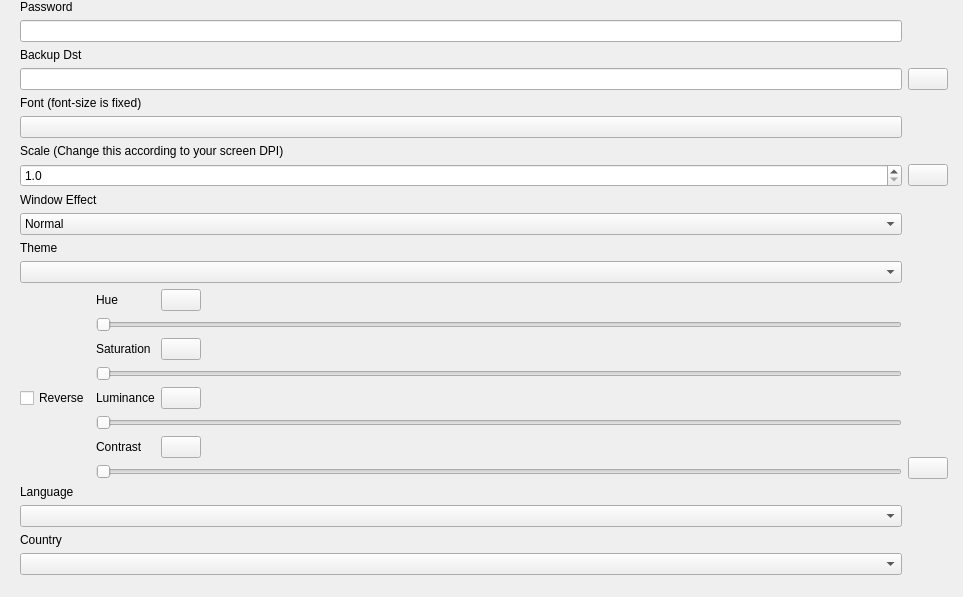
<?xml version="1.0" encoding="UTF-8"?>
<ui version="4.0">
 <class>DTSetting</class>
 <widget class="QWidget" name="DTSetting">
  <property name="geometry">
   <rect>
    <x>0</x>
    <y>0</y>
    <width>963</width>
    <height>597</height>
   </rect>
  </property>
  <property name="windowTitle">
   <string>DTSetting</string>
  </property>
  <layout class="QHBoxLayout" name="horizontalLayout">
   <property name="leftMargin">
    <number>0</number>
   </property>
   <property name="topMargin">
    <number>0</number>
   </property>
   <property name="rightMargin">
    <number>0</number>
   </property>
   <property name="bottomMargin">
    <number>0</number>
   </property>
   <item>
    <layout class="QVBoxLayout" name="verticalLayout_buttons">
     <item>
      <spacer name="verticalSpacer_buttons">
       <property name="orientation">
        <enum>Qt::Vertical</enum>
       </property>
       <property name="sizeHint" stdset="0">
        <size>
         <width>20</width>
         <height>40</height>
        </size>
       </property>
      </spacer>
     </item>
    </layout>
   </item>
   <item>
    <widget class="QStackedWidget" name="stackedWidget">
     <property name="currentIndex">
      <number>0</number>
     </property>
     <widget class="QWidget" name="page_basicinfo">
      <layout class="QHBoxLayout" name="horizontalLayout_2">
       <property name="spacing">
        <number>0</number>
       </property>
       <property name="leftMargin">
        <number>0</number>
       </property>
       <property name="topMargin">
        <number>0</number>
       </property>
       <property name="rightMargin">
        <number>0</number>
       </property>
       <property name="bottomMargin">
        <number>0</number>
       </property>
       <item>
        <widget class="QScrollArea" name="scrollAreaBasicInfo">
         <property name="frameShape">
          <enum>QFrame::NoFrame</enum>
         </property>
         <property name="widgetResizable">
          <bool>true</bool>
         </property>
         <widget class="QWidget" name="scrollAreaWidgetContentsBasicInfo">
          <property name="geometry">
           <rect>
            <x>0</x>
            <y>0</y>
            <width>935</width>
            <height>597</height>
           </rect>
          </property>
          <layout class="QGridLayout" name="gridLayout">
           <property name="leftMargin">
            <number>0</number>
           </property>
           <property name="topMargin">
            <number>0</number>
           </property>
           <property name="rightMargin">
            <number>15</number>
           </property>
           <property name="bottomMargin">
            <number>0</number>
           </property>
           <item row="1" column="0">
            <widget class="QLineEdit" name="lineEdit_password"/>
           </item>
           <item row="0" column="0">
            <widget class="QLabel" name="label_password">
             <property name="text">
              <string>Password</string>
             </property>
            </widget>
           </item>
           <item row="6" column="0">
            <widget class="QLabel" name="label_scale">
             <property name="text">
              <string>Scale (Change this according to your screen DPI)</string>
             </property>
            </widget>
           </item>
           <item row="9" column="0">
            <widget class="LazyCombobox" name="comboBox_window_effect">
             <property name="sizePolicy">
              <sizepolicy hsizetype="Preferred" vsizetype="Preferred">
               <horstretch>0</horstretch>
               <verstretch>0</verstretch>
              </sizepolicy>
             </property>
             <item>
              <property name="text">
               <string>Normal</string>
              </property>
             </item>
             <item>
              <property name="text">
               <string>Aero</string>
              </property>
             </item>
             <item>
              <property name="text">
               <string>Acrylic</string>
              </property>
             </item>
            </widget>
           </item>
           <item row="14" column="0">
            <widget class="LazyCombobox" name="comboBox_language">
             <property name="sizePolicy">
              <sizepolicy hsizetype="Preferred" vsizetype="Preferred">
               <horstretch>0</horstretch>
               <verstretch>0</verstretch>
              </sizepolicy>
             </property>
            </widget>
           </item>
           <item row="10" column="0">
            <widget class="QLabel" name="label_theme">
             <property name="text">
              <string>Theme</string>
             </property>
            </widget>
           </item>
           <item row="8" column="0">
            <widget class="QLabel" name="label_window_effect">
             <property name="text">
              <string>Window Effect</string>
             </property>
            </widget>
           </item>
           <item row="11" column="0">
            <widget class="LazyCombobox" name="comboBox_theme">
             <property name="sizePolicy">
              <sizepolicy hsizetype="Preferred" vsizetype="Preferred">
               <horstretch>0</horstretch>
               <verstretch>0</verstretch>
              </sizepolicy>
             </property>
            </widget>
           </item>
           <item row="3" column="1">
            <widget class="DTApplyButton" name="pushButton_backup">
             <property name="sizePolicy">
              <sizepolicy hsizetype="Fixed" vsizetype="Fixed">
               <horstretch>0</horstretch>
               <verstretch>0</verstretch>
              </sizepolicy>
             </property>
            </widget>
           </item>
           <item row="7" column="1">
            <widget class="DTApplyButton" name="pushButton_scale">
             <property name="sizePolicy">
              <sizepolicy hsizetype="Fixed" vsizetype="Fixed">
               <horstretch>0</horstretch>
               <verstretch>0</verstretch>
              </sizepolicy>
             </property>
            </widget>
           </item>
           <item row="13" column="0">
            <widget class="QLabel" name="label_language">
             <property name="text">
              <string>Language</string>
             </property>
            </widget>
           </item>
           <item row="17" column="1">
            <spacer name="verticalSpacer">
             <property name="orientation">
              <enum>Qt::Vertical</enum>
             </property>
             <property name="sizeHint" stdset="0">
              <size>
               <width>20</width>
               <height>258</height>
              </size>
             </property>
            </spacer>
           </item>
           <item row="5" column="0">
            <widget class="QPushButton" name="pushButton_font">
             <property name="sizePolicy">
              <sizepolicy hsizetype="Minimum" vsizetype="Fixed">
               <horstretch>0</horstretch>
               <verstretch>0</verstretch>
              </sizepolicy>
             </property>
            </widget>
           </item>
           <item row="16" column="0">
            <widget class="LazyCombobox" name="comboBox_country">
             <property name="sizePolicy">
              <sizepolicy hsizetype="Preferred" vsizetype="Preferred">
               <horstretch>0</horstretch>
               <verstretch>0</verstretch>
              </sizepolicy>
             </property>
            </widget>
           </item>
           <item row="7" column="0">
            <widget class="QDoubleSpinBox" name="spinBox_scale">
             <property name="decimals">
              <number>1</number>
             </property>
             <property name="minimum">
              <double>1.000000000000000</double>
             </property>
             <property name="maximum">
              <double>10.000000000000000</double>
             </property>
             <property name="singleStep">
              <double>0.100000000000000</double>
             </property>
            </widget>
           </item>
           <item row="2" column="0">
            <widget class="QLabel" name="label_backup">
             <property name="text">
              <string>Backup Dst</string>
             </property>
            </widget>
           </item>
           <item row="12" column="1">
            <layout class="QVBoxLayout" name="verticalLayout_color">
             <property name="spacing">
              <number>6</number>
             </property>
             <item>
              <spacer name="verticalSpacer_2">
               <property name="orientation">
                <enum>Qt::Vertical</enum>
               </property>
               <property name="sizeHint" stdset="0">
                <size>
                 <width>20</width>
                 <height>40</height>
                </size>
               </property>
              </spacer>
             </item>
             <item>
              <widget class="QLabel" name="label_color_preview">
               <property name="sizePolicy">
                <sizepolicy hsizetype="Fixed" vsizetype="Fixed">
                 <horstretch>0</horstretch>
                 <verstretch>0</verstretch>
                </sizepolicy>
               </property>
               <property name="minimumSize">
                <size>
                 <width>36</width>
                 <height>36</height>
                </size>
               </property>
               <property name="maximumSize">
                <size>
                 <width>36</width>
                 <height>36</height>
                </size>
               </property>
               <property name="text">
                <string/>
               </property>
              </widget>
             </item>
             <item>
              <widget class="DTApplyButton" name="pushButton_color">
               <property name="sizePolicy">
                <sizepolicy hsizetype="Fixed" vsizetype="Fixed">
                 <horstretch>0</horstretch>
                 <verstretch>0</verstretch>
                </sizepolicy>
               </property>
              </widget>
             </item>
            </layout>
           </item>
           <item row="3" column="0">
            <widget class="QLineEdit" name="lineEdit_backup">
             <property name="readOnly">
              <bool>true</bool>
             </property>
            </widget>
           </item>
           <item row="15" column="0">
            <widget class="QLabel" name="label_country">
             <property name="text">
              <string>Country</string>
             </property>
            </widget>
           </item>
           <item row="4" column="0">
            <widget class="QLabel" name="label_font">
             <property name="text">
              <string>Font (font-size is fixed)</string>
             </property>
            </widget>
           </item>
           <item row="12" column="0">
            <layout class="QGridLayout" name="gridLayout_2">
             <item row="2" column="3">
              <spacer name="horizontalSpacer_2">
               <property name="orientation">
                <enum>Qt::Horizontal</enum>
               </property>
               <property name="sizeHint" stdset="0">
                <size>
                 <width>40</width>
                 <height>20</height>
                </size>
               </property>
              </spacer>
             </item>
             <item row="4" column="3">
              <spacer name="horizontalSpacer_3">
               <property name="orientation">
                <enum>Qt::Horizontal</enum>
               </property>
               <property name="sizeHint" stdset="0">
                <size>
                 <width>40</width>
                 <height>20</height>
                </size>
               </property>
              </spacer>
             </item>
             <item row="6" column="1">
              <widget class="QLabel" name="label_contrast">
               <property name="text">
                <string>Contrast</string>
               </property>
              </widget>
             </item>
             <item row="6" column="3">
              <spacer name="horizontalSpacer_4">
               <property name="orientation">
                <enum>Qt::Horizontal</enum>
               </property>
               <property name="sizeHint" stdset="0">
                <size>
                 <width>40</width>
                 <height>20</height>
                </size>
               </property>
              </spacer>
             </item>
             <item row="1" column="1" colspan="3">
              <widget class="QSlider" name="slider_Hue">
               <property name="maximum">
                <number>360</number>
               </property>
               <property name="orientation">
                <enum>Qt::Horizontal</enum>
               </property>
              </widget>
             </item>
             <item row="7" column="1" colspan="3">
              <widget class="QSlider" name="slider_contrast">
               <property name="maximum">
                <number>500</number>
               </property>
               <property name="pageStep">
                <number>1</number>
               </property>
               <property name="orientation">
                <enum>Qt::Horizontal</enum>
               </property>
              </widget>
             </item>
             <item row="3" column="1" colspan="3">
              <widget class="QSlider" name="slider_saturation">
               <property name="maximum">
                <number>500</number>
               </property>
               <property name="pageStep">
                <number>1</number>
               </property>
               <property name="orientation">
                <enum>Qt::Horizontal</enum>
               </property>
              </widget>
             </item>
             <item row="4" column="1">
              <widget class="QLabel" name="label_luminance">
               <property name="text">
                <string>Luminance</string>
               </property>
              </widget>
             </item>
             <item row="0" column="2">
              <widget class="QPushButton" name="pushButton_hue_reset">
               <property name="sizePolicy">
                <sizepolicy hsizetype="Fixed" vsizetype="Fixed">
                 <horstretch>0</horstretch>
                 <verstretch>0</verstretch>
                </sizepolicy>
               </property>
               <property name="text">
                <string/>
               </property>
              </widget>
             </item>
             <item row="4" column="2">
              <widget class="QPushButton" name="pushButton_luminance_reset">
               <property name="sizePolicy">
                <sizepolicy hsizetype="Fixed" vsizetype="Fixed">
                 <horstretch>0</horstretch>
                 <verstretch>0</verstretch>
                </sizepolicy>
               </property>
               <property name="text">
                <string/>
               </property>
              </widget>
             </item>
             <item row="2" column="2">
              <widget class="QPushButton" name="pushButton_saturation_reset">
               <property name="sizePolicy">
                <sizepolicy hsizetype="Fixed" vsizetype="Fixed">
                 <horstretch>0</horstretch>
                 <verstretch>0</verstretch>
                </sizepolicy>
               </property>
               <property name="text">
                <string/>
               </property>
              </widget>
             </item>
             <item row="0" column="3">
              <spacer name="horizontalSpacer">
               <property name="orientation">
                <enum>Qt::Horizontal</enum>
               </property>
               <property name="sizeHint" stdset="0">
                <size>
                 <width>40</width>
                 <height>20</height>
                </size>
               </property>
              </spacer>
             </item>
             <item row="0" column="0">
              <spacer name="horizontalSpacer_5">
               <property name="orientation">
                <enum>Qt::Horizontal</enum>
               </property>
               <property name="sizeType">
                <enum>QSizePolicy::Fixed</enum>
               </property>
               <property name="sizeHint" stdset="0">
                <size>
                 <width>40</width>
                 <height>20</height>
                </size>
               </property>
              </spacer>
             </item>
             <item row="5" column="1" colspan="3">
              <widget class="QSlider" name="slider_luminance">
               <property name="maximum">
                <number>500</number>
               </property>
               <property name="pageStep">
                <number>1</number>
               </property>
               <property name="orientation">
                <enum>Qt::Horizontal</enum>
               </property>
              </widget>
             </item>
             <item row="2" column="1">
              <widget class="QLabel" name="label_saturation">
               <property name="text">
                <string>Saturation</string>
               </property>
              </widget>
             </item>
             <item row="0" column="1">
              <widget class="QLabel" name="label_hue">
               <property name="text">
                <string>Hue</string>
               </property>
              </widget>
             </item>
             <item row="6" column="2">
              <widget class="QPushButton" name="pushButton_contrast_reset">
               <property name="sizePolicy">
                <sizepolicy hsizetype="Fixed" vsizetype="Fixed">
                 <horstretch>0</horstretch>
                 <verstretch>0</verstretch>
                </sizepolicy>
               </property>
               <property name="text">
                <string/>
               </property>
              </widget>
             </item>
             <item row="4" column="0">
              <widget class="QCheckBox" name="checkBox_reverse">
               <property name="text">
                <string>Reverse</string>
               </property>
              </widget>
             </item>
            </layout>
           </item>
          </layout>
         </widget>
        </widget>
       </item>
      </layout>
     </widget>
    </widget>
   </item>
  </layout>
 </widget>
 <customwidgets>
  <customwidget>
   <class>DTApplyButton</class>
   <extends>QPushButton</extends>
   <header>DTWidget.DTApplyButton</header>
  </customwidget>
  <customwidget>
   <class>LazyCombobox</class>
   <extends>QComboBox</extends>
   <header>DTWidget</header>
  </customwidget>
 </customwidgets>
 <resources>
  <include location="../DT.qrc"/>
 </resources>
 <connections/>
</ui>
